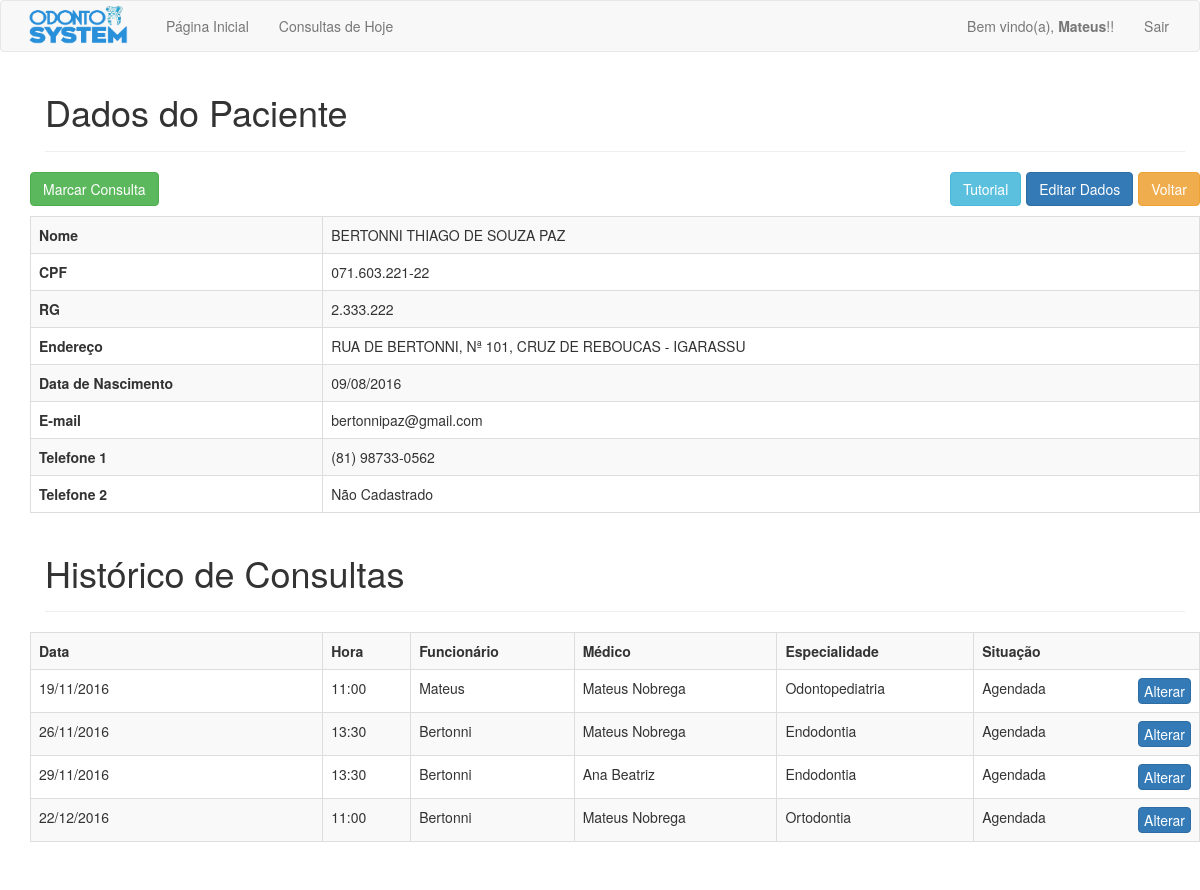
The app's page /php/paciente.php?id=6 (signed in) with its own data.
### tables this page shows
CREATE TABLE `pacientes` (
  `pac_id` int(11) NOT NULL,
  `pac_nome` varchar(100) NOT NULL,
  `pac_endereco` varchar(200) NOT NULL,
  `pac_rg` varchar(15) DEFAULT NULL,
  `pac_cpf` varchar(15) DEFAULT NULL,
  `pac_email` varchar(50) NOT NULL,
  `pac_data_nasc` date NOT NULL,
  `pac_telefone_1` varchar(15) NOT NULL,
  `pac_telefone_2` varchar(15) DEFAULT NULL
);

CREATE TABLE `agendamentos` (
  `agd_id` int(11) NOT NULL,
  `agd_fun_id` int(11) NOT NULL,
  `agd_pac_id` int(11) NOT NULL,
  `agd_data` date NOT NULL,
  `agd_hora` varchar(6) NOT NULL,
  `agd_status` varchar(10) NOT NULL,
  `agd_medico` varchar(50) NOT NULL,
  `agd_especialidade` varchar(50) NOT NULL
);

CREATE TABLE `funcionarios` (
  `fun_id` int(11) NOT NULL,
  `fun_nome` varchar(100) NOT NULL,
  `fun_data_nasc` date NOT NULL,
  `fun_usuario` varchar(20) NOT NULL,
  `fun_senha` varchar(256) NOT NULL,
  `fun_role` varchar(15) NOT NULL,
  `fun_secret_question` varchar(200) NOT NULL,
  `fun_secret_answer` varchar(256) NOT NULL
);

### php/paciente.php (the view, shortened to what this page needs)
<?php
require_once 'cabecalho.php';
$id = $_GET['id'];
$sql = "SELECT * FROM pacientes WHERE pac_id = '$id'";
$result = mysqli_query($connection, $sql);
$array = mysqli_fetch_array($result);
if(isLogged()) {
	?>
	<div class="container marketing">
		<div class="container theme-showcase" role="main">
			<div id="cadastro_pac" class="page-header">
				<h1>Dados do Paciente</h1>
			</div>
			<div class="row">
				<a href="busca.php" class="btn btn-warning voltar">Voltar</a>
				<a href="consulta.php?id=<?=$id?>" class="btn btn-success marcar" data-step="1" data-intro="Clique aqui para marcar uma consulta para o paciente" data-position='top'>Marcar Consulta</a>
				<a href="editar_dados.php?id=<?=$id?>" class="btn btn-primary editar voltar" data-step="2" data-intro="Clique aqui para editar os dados pessoais do paciente" data-position='left'>Editar Dados</a>
				<a class="btn btn-info editar" href="javascript:void(0);" onclick="javascript:introJs().setOption('showProgress', true).start();">Tutorial</a>
			<table class='table table-striped table-bordered'>
				<tr>
					<td class='td_one'><b>Nome</b></td>
					<td><?= $array['pac_nome'] ?></td>
				</tr>
				<tr>
					<td class='td_one'><b>CPF</b></td>
					<td><?= $array['pac_cpf'] ?></td>
				</tr>
				<tr>
					<td class='td_one'><b>RG</b></td>
					<td><?= $array['pac_rg'] ?></td>
				</tr>
				<tr>
					<td class='td_one'><b>Endereço</b></td>
					<td><?= $array['pac_endereco'] ?></td>
				</tr>
				<tr>
					<td class='td_one'><b>Data de Nascimento</b></td>
					<td><?= date_format(new DateTime($array['pac_data_nasc']), "d/m/Y") ?></td>
				</tr>
				<tr>
					<td class='td_one'><b>E-mail</b></td>
					<td><?= $array['pac_email'] ?></td>
				</tr>
				<tr>
					<td class='td_one'><b>Telefone 1</b></td>
					<td><?= $array['pac_telefone_1'] ?></td>
				</tr>
				<tr>
					<td class='td_one'><b>Telefone 2</b></td>
					<td><?= $array['pac_telefone_2'] ?></td>
				</tr>
			</table>
		</div>
		<?php
			$sql = "SELECT * FROM agendamentos WHERE agd_pac_id = '$id' ORDER BY agd_data ASC";
			$result = mysqli_query($connection, $sql);
			$rows = mysqli_num_rows($result);
			if($rows != 0) {
				?>
				<div id="cadastro_pac" class="page-header">
					<h1>Histórico de Consultas</h1>
				</div>
				<div class="row">
					<table class='table table-striped table-bordered'>
						<tr>
							<th>Data</th>
							<th>Hora</th>
							<th>Funcionário</th>
							<th>Médico</th>
							<th>Especialidade</th>
							<th>Situação</th>
						</tr>
						<?php
			while($consultas = mysqli_fetch_array($result)) {
				$id_consulta = $consultas['agd_id'];
				$id_func = $consultas['agd_fun_id'];
				$medico = $consultas['agd_medico'];
				$especialidade = $consultas['agd_especialidade'];
				$sql = "SELECT fun_usuario FROM funcionarios WHERE fun_id = '$id_func'";
				$resultado = mysqli_query($connection, $sql);
				$arr = mysqli_fetch_array($resultado);
				$funcionario = $arr['fun_usuario'];
				?>
				<tr>
					<td class='td_one'><?= date_format(new DateTime($consultas['agd_data']), "d/m/Y") ?></td>
					<td><?= $consultas['agd_hora'] ?></td>
					<td><?= $funcionario ?></td>
					<td><?= $medico ?></td>
					<td><?= $especialidade ?></td>
					<td>
						<?= $consultas['agd_status'] ?>
						<a class='btn btn-primary alterar marcar' href='editar_status_consulta.php?id=<?=$id?>&consulta=<?=$id_consulta?>' data-step="3" data-intro="Clique aqui para alterar dia, hora, médico ou situação da consulta marcada" data-position='left'>Alterar</a>
					</td>
				</tr>
				<?php
			}
		} else {
		echo	"
					<div id='cadastro' class='page-header'>
						<h2>Não há consultas marcadas para esse paciente</h2>
					</div>
				";
		}
		?>
	</table>
</div>
</div>
<br>
<br>
	<?php
}
require_once 'rodape.php';
?>

### css/meuEstilo.css (style rules this page uses)
.td_one { width: 25%; }
.marcar { float: left; color: white; }
.voltar { margin-bottom: 10px; float: right; margin-left: 5px; }
.editar { float: right; }
.page-header { margin-top: 10px; }
.alterar { color: white; padding: 2px 5px; float: right; }

### records on screen
pacientes: pac_nome "BERTONNI THIAGO DE SOUZA PAZ", pac_cpf "071.603.221-22", pac_rg "2.333.222", pac_endereco "RUA DE BERTONNI, Nª 101, CRUZ DE REBOUCAS - IGARASSU", pac_data_nasc "09/08/2016", pac_email "bertonnipaz@gmail.com", pac_telefone_1 "(81) 98733-0562", pac_telefone_2 "Não Cadastrado"
agendamentos: agd_data "19/11/2016", agd_hora "11:00", agd_fun.fun_usuario "Mateus", agd_medico "Mateus Nobrega", agd_especialidade "Odontopediatria", agd_status "Agendada"
agendamentos: agd_data "26/11/2016", agd_hora "13:30", agd_fun.fun_usuario "Bertonni", agd_medico "Mateus Nobrega", agd_especialidade "Endodontia", agd_status "Agendada"
agendamentos: agd_data "29/11/2016", agd_hora "13:30", agd_fun.fun_usuario "Bertonni", agd_medico "Ana Beatriz", agd_especialidade "Endodontia", agd_status "Agendada"
agendamentos: agd_data "22/12/2016", agd_hora "11:00", agd_fun.fun_usuario "Bertonni", agd_medico "Mateus Nobrega", agd_especialidade "Ortodontia", agd_status "Agendada"

### other values on screen
$_SESSION['usuario'] "Mateus"
